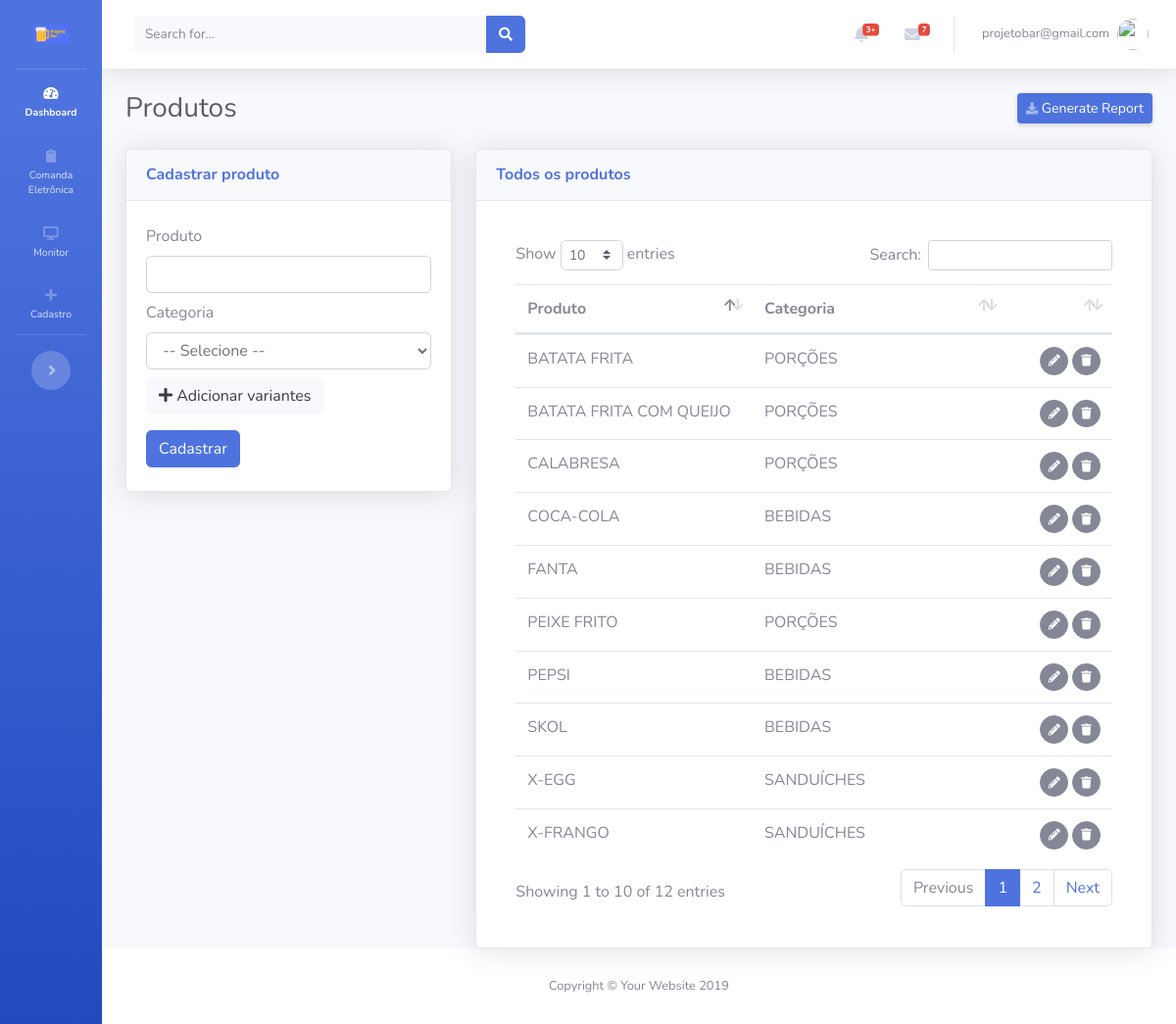
The page /views/produtos/Cadastrar.php (signed in) on the database as committed earlier.
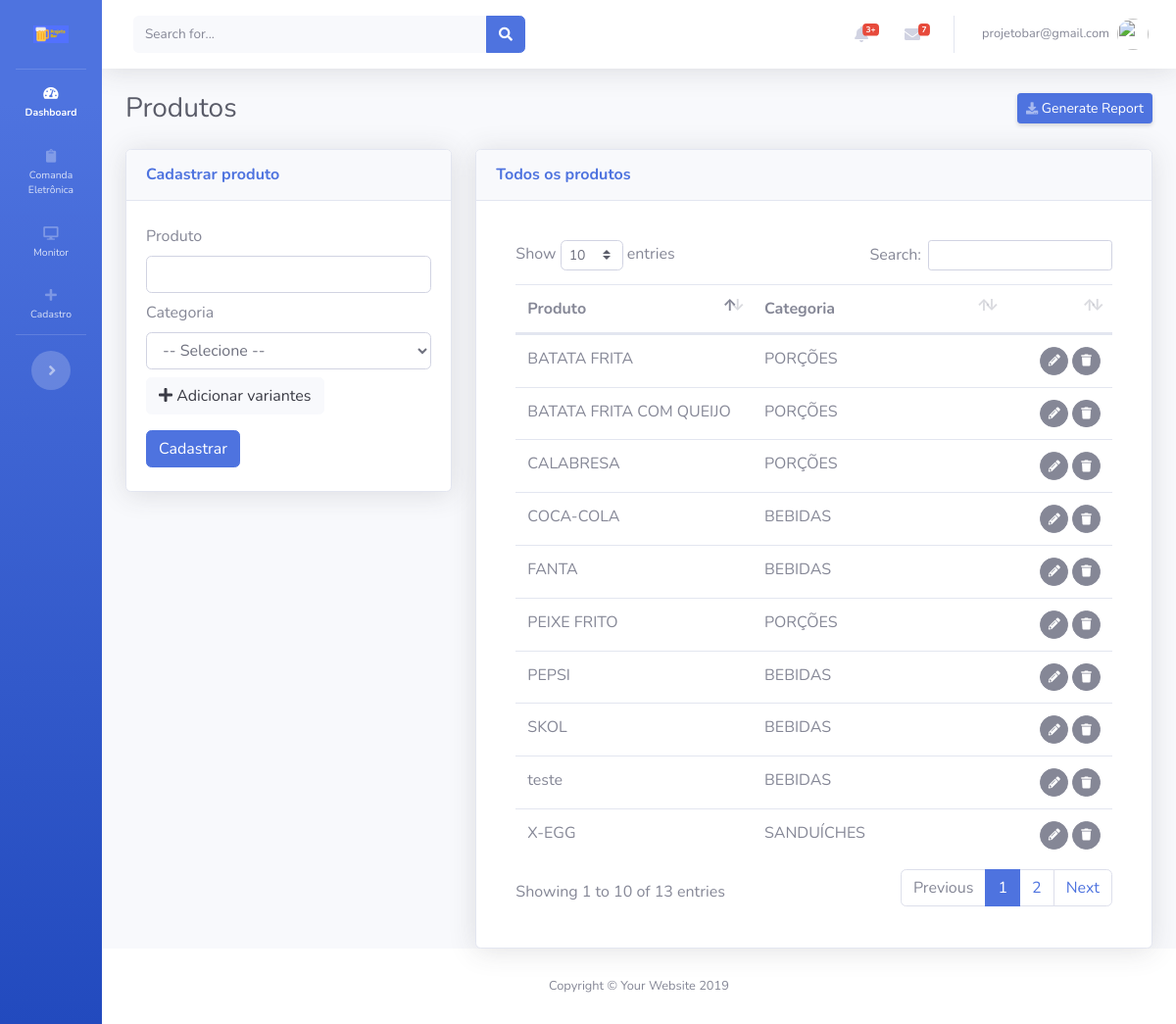
The same page on the database as committed later.
### tables this page shows
CREATE TABLE IF NOT EXISTS `produtos` (
  `id` int(11) NOT NULL AUTO_INCREMENT,
  `produto` varchar(200) NOT NULL,
  `categoria` int(11) NOT NULL COMMENT 'FK',
  `usuario` int(11) NOT NULL COMMENT 'FK',
  `cadastro` datetime NOT NULL,
  `modificado` datetime NOT NULL,
  PRIMARY KEY (`id`)
);

CREATE TABLE IF NOT EXISTS `categorias` (
  `id` int(11) NOT NULL AUTO_INCREMENT,
  `categoria` varchar(200) NOT NULL,
  `usuario` int(11) NOT NULL COMMENT 'FK',
  `cadastro` datetime NOT NULL,
  `modificado` datetime NOT NULL,
  PRIMARY KEY (`id`)
);

### views/produtos/templates/FormularioExibir.php (the view, shortened to what this page needs)
<div class="card shadow mb-12" id="cardFormularioExibir" style="display:none;">
  <div class="card-header py-3">
    <h6 class="m-0 font-weight-bold text-primary">Todos os produtos</h6>
  </div>
  <div class="card-body">
    <?php
    $sql="
    SELECT
    a.id,
    a.produto,
    b.categoria
    FROM produtos a
    LEFT JOIN categorias b on (a.categoria=b.id) order by produto ASC";
    if ($result=mysqli_query($conecta,$sql))
    {
      ?>
      <div class="card-body">
        <div class="table-responsive">
          <table class="table cell-border table-hover" id="dataTable" width="100%" cellspacing="0">
            <thead>
              <tr>
                <th>Produto</th>
                <th>Categoria</th>
                <th></th>
              </tr>
            </thead>
            <tfoot>
              <tbody>
                <?php
                while ($row=mysqli_fetch_assoc($result))
                {
                 ?>
                 <tr>
                  <td><?php echo $row['produto'];?></td>
                  <td><?php echo $row['categoria'];?></td>
                  <td align="right">
                    <span id="acoes">
                      <button class="btn btn-secondary btn-circle btn-sm botaoEditarProdutoTransicao" idproduto="<?=$row['id']?>">
                        <i class="fas fa-pencil-alt"></i></button>
                        <button class="btn btn-secondary btn-circle btn-sm botaoExcluirProdutoTransicao" data-toggle="modal" data-target="#modalExcluirProduto" idproduto="<?=$row['id']?>"> <i class="fas fa-trash"></i>
                        </span>
                      </td>
                    </tr>
                    <?php
                  }
                  ?>
                </tbody>
              </table>
            </div>
          </div>
          <?php
        }
        ?>
      </div>
    </div>

Rows that differ between the two databases and show on the page:
no longer on this page (row unchanged): produtos: produto "X-FRANGO", categorias.categoria "SANDUÍCHES"
added produtos: produto "teste", categorias.categoria "BEBIDAS"
Other text that changed with them:
text written by a page script: "Show entries Search: Showing 1 to 10 of 12 entries Previous 1 2 Next" → "Show entries Search: Showing 1 to 10 of 13 entries Previous 1 2 Next"
